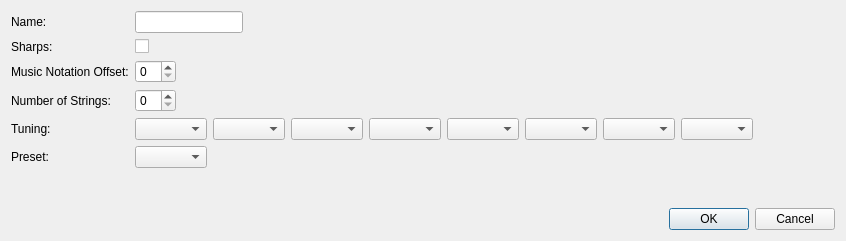
<?xml version="1.0" encoding="UTF-8"?>
<ui version="4.0">
 <class>TuningDialog</class>
 <widget class="QDialog" name="TuningDialog">
  <property name="geometry">
   <rect>
    <x>0</x>
    <y>0</y>
    <width>846</width>
    <height>241</height>
   </rect>
  </property>
  <property name="windowTitle">
   <string>Tuning</string>
  </property>
  <property name="modal">
   <bool>true</bool>
  </property>
  <layout class="QVBoxLayout" name="verticalLayout">
   <item>
    <layout class="QFormLayout" name="formLayout">
     <property name="fieldGrowthPolicy">
      <enum>QFormLayout::FieldsStayAtSizeHint</enum>
     </property>
     <item row="0" column="0">
      <widget class="QLabel" name="nameLabel">
       <property name="text">
        <string>Name:</string>
       </property>
      </widget>
     </item>
     <item row="0" column="1">
      <widget class="QLineEdit" name="tuningNameEdit"/>
     </item>
     <item row="1" column="0">
      <widget class="QLabel" name="sharpsLabel">
       <property name="text">
        <string>Sharps:</string>
       </property>
      </widget>
     </item>
     <item row="1" column="1">
      <widget class="QCheckBox" name="sharpsCheckBox"/>
     </item>
     <item row="2" column="0">
      <widget class="QLabel" name="musicNotationOffsetLabel">
       <property name="text">
        <string>Music Notation Offset:</string>
       </property>
      </widget>
     </item>
     <item row="2" column="1">
      <widget class="QSpinBox" name="notationOffsetSpinBox"/>
     </item>
     <item row="3" column="0">
      <widget class="QLabel" name="numberOfStringsLabel">
       <property name="text">
        <string>Number of Strings:</string>
       </property>
      </widget>
     </item>
     <item row="3" column="1">
      <widget class="QSpinBox" name="numStringsSpinBox"/>
     </item>
     <item row="4" column="0">
      <widget class="QLabel" name="tuningLabel">
       <property name="text">
        <string>Tuning:</string>
       </property>
      </widget>
     </item>
     <item row="4" column="1">
      <layout class="QHBoxLayout" name="horizontalLayout_3">
       <item>
        <widget class="QComboBox" name="string1"/>
       </item>
       <item>
        <widget class="QComboBox" name="string2"/>
       </item>
       <item>
        <widget class="QComboBox" name="string3"/>
       </item>
       <item>
        <widget class="QComboBox" name="string4"/>
       </item>
       <item>
        <widget class="QComboBox" name="string5"/>
       </item>
       <item>
        <widget class="QComboBox" name="string6"/>
       </item>
       <item>
        <widget class="QComboBox" name="string7"/>
       </item>
       <item>
        <widget class="QComboBox" name="string8"/>
       </item>
      </layout>
     </item>
     <item row="5" column="0">
      <widget class="QLabel" name="presetLabel">
       <property name="text">
        <string>Preset:</string>
       </property>
      </widget>
     </item>
     <item row="5" column="1">
      <widget class="QComboBox" name="presetComboBox">
       <property name="sizeAdjustPolicy">
        <enum>QComboBox::AdjustToContents</enum>
       </property>
      </widget>
     </item>
    </layout>
   </item>
   <item>
    <widget class="QDialogButtonBox" name="buttonBox">
     <property name="orientation">
      <enum>Qt::Horizontal</enum>
     </property>
     <property name="standardButtons">
      <set>QDialogButtonBox::Cancel|QDialogButtonBox::Ok</set>
     </property>
    </widget>
   </item>
  </layout>
 </widget>
 <resources/>
 <connections>
  <connection>
   <sender>buttonBox</sender>
   <signal>accepted()</signal>
   <receiver>TuningDialog</receiver>
   <slot>accept()</slot>
   <hints>
    <hint type="sourcelabel">
     <x>248</x>
     <y>254</y>
    </hint>
    <hint type="destinationlabel">
     <x>157</x>
     <y>274</y>
    </hint>
   </hints>
  </connection>
  <connection>
   <sender>buttonBox</sender>
   <signal>rejected()</signal>
   <receiver>TuningDialog</receiver>
   <slot>reject()</slot>
   <hints>
    <hint type="sourcelabel">
     <x>316</x>
     <y>260</y>
    </hint>
    <hint type="destinationlabel">
     <x>286</x>
     <y>274</y>
    </hint>
   </hints>
  </connection>
 </connections>
</ui>
